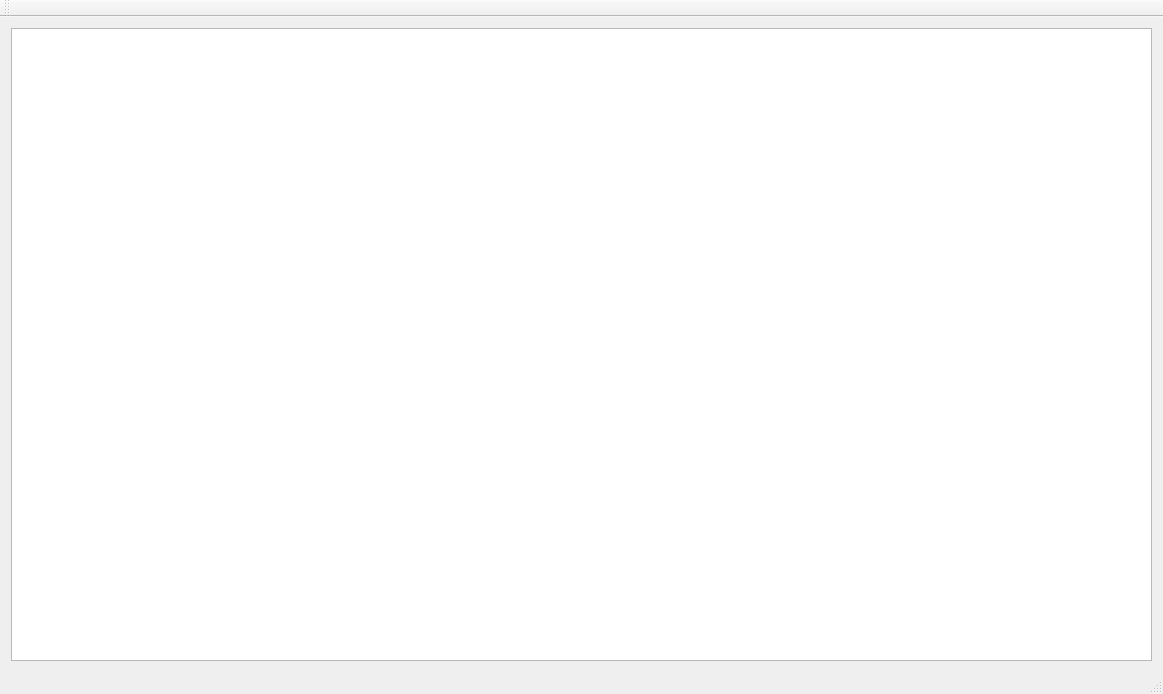
<?xml version="1.0" encoding="UTF-8"?>
<ui version="4.0">
 <class>MainWindow</class>
 <widget class="QMainWindow" name="MainWindow">
  <property name="geometry">
   <rect>
    <x>0</x>
    <y>0</y>
    <width>1163</width>
    <height>694</height>
   </rect>
  </property>
  <property name="windowTitle">
   <string>MainWindow</string>
  </property>
  <widget class="QWidget" name="centralWidget">
   <layout class="QGridLayout" name="gridLayout">
    <item row="0" column="0">
     <widget class="QGraphicsView" name="graphicsView"/>
    </item>
   </layout>
  </widget>
  <widget class="QMenuBar" name="menuBar">
   <property name="geometry">
    <rect>
     <x>0</x>
     <y>0</y>
     <width>1163</width>
     <height>28</height>
    </rect>
   </property>
  </widget>
  <widget class="QToolBar" name="mainToolBar">
   <attribute name="toolBarArea">
    <enum>TopToolBarArea</enum>
   </attribute>
   <attribute name="toolBarBreak">
    <bool>false</bool>
   </attribute>
  </widget>
  <widget class="QStatusBar" name="statusBar"/>
 </widget>
 <layoutdefault spacing="6" margin="11"/>
 <resources/>
 <connections/>
</ui>
